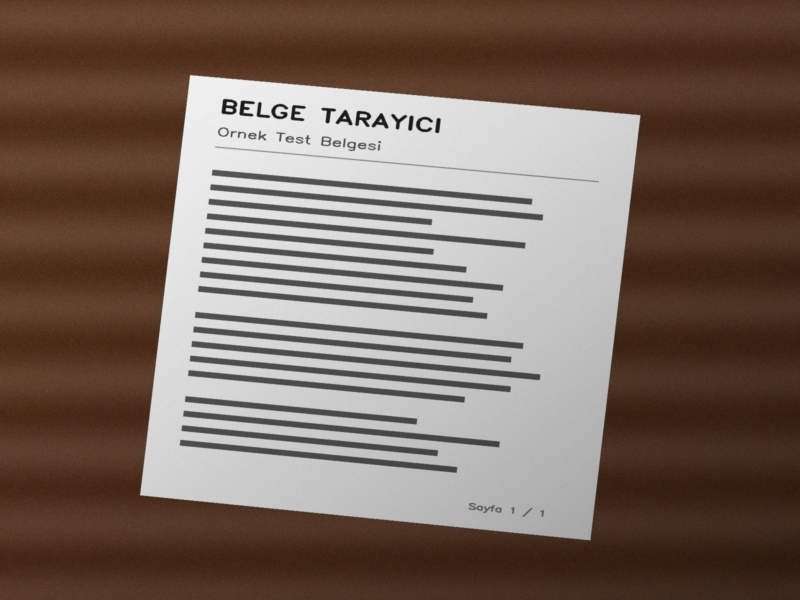
#> input picture examples/ornek_foto.jpg, 1600 x 1200 px (shown at 1/2 size)
$ python -i detector.py   (imports and definitions only)
#> lines starting #> are read from the running program, lines starting #| are printed output that depends on the picture; after the words box and inside, x2 and y2 are one past the last pixel; in counts of white or black regions, pixels touching at a corner belong together
#> further down, picture is the input picture: shape (1200, 1600, 3); mean B, G, R 93.4, 103.3, 120.6
"""Belge kenarlarının (dört köşenin) tespiti.

Strateji: görüntü küçültülür ve etrafına siyah kenarlık eklenir —
böylece çerçeveye dayanan/taşan sayfaların konturu da kapanır.
Birden fazla yöntemle (Canny, Otsu, gevşek Canny) dörtgen adayları
aranır; dörtgen bulunamayan büyük konturlarda dışbükey zarftan köşe
çıkarılır. En geniş geçerli aday kazanır. Hiçbir aday yoksa görüntünün
tamamı belge kabul edilir (güvenli geri dönüş).
"""

from __future__ import annotations

import cv2
import numpy as np

# Tespit sırasında kullanılacak çalışma genişliği (piksel).
# Küçük görüntüde kontur aramak hem hızlı hem daha kararlıdır.
WORK_WIDTH = 640

# Çalışma görüntüsünün etrafına eklenen siyah kenarlık (piksel).
# Sayfa çerçeveye dayansa bile konturunun kapanmasını sağlar.
PAD = 20

# Bir dörtgenin belge sayılabilmesi için görüntü alanının
# en az bu oranını kaplaması gerekir.
MIN_AREA_RATIO = 0.15

# Bu oranın üzerindeki dörtgenler "tüm kare" sayılır ve tespit
# kabul edilmez — düz zeminlerde yanlış pozitifleri önler
# (o durumda güvenli geri dönüş zaten aynı sonucu verir).
MAX_AREA_RATIO = 0.98


def order_corners(pts: np.ndarray) -> np.ndarray:
    """Nokta kümesinden 4 köşeyi TL, TR, BR, BL sırasında çıkarır.

    4'ten fazla nokta da verilebilir (ör. dışbükey zarf); uç noktalar
    x+y ve y-x ölçütleriyle seçilir.
    """
    pts = pts.reshape(-1, 2).astype(np.float32)
    ordered = np.zeros((4, 2), dtype=np.float32)
    s = pts.sum(axis=1)
    d = pts[:, 1] - pts[:, 0]
    ordered[0] = pts[np.argmin(s)]   # sol-üst: x+y en küçük
    ordered[2] = pts[np.argmax(s)]   # sağ-alt: x+y en büyük
    ordered[1] = pts[np.argmin(d)]   # sağ-üst: y-x en küçük
    ordered[3] = pts[np.argmax(d)]   # sol-alt: y-x en büyük
    return ordered


def _candidate_edges(gray: np.ndarray) -> list[np.ndarray]:
    """Farklı ön işlemlerle kenar haritası adayları üretir."""
    blurred = cv2.GaussianBlur(gray, (5, 5), 0)
    close_k = np.ones((5, 5), np.uint8)
    candidates = []

    # 1) Klasik Canny + kapama (kopuk kenarları birleştirir)
    edges = cv2.Canny(blurred, 50, 150)
    edges = cv2.morphologyEx(edges, cv2.MORPH_CLOSE, close_k, iterations=2)
    candidates.append(edges)

    # 2) Otsu eşikleme — belge/zemin kontrastı yüksekse çok kararlı
    _, thresh = cv2.threshold(blurred, 0, 255, cv2.THRESH_BINARY + cv2.THRESH_OTSU)
    candidates.append(cv2.morphologyEx(thresh, cv2.MORPH_CLOSE, close_k))

    # 3) Daha gevşek Canny — düşük kontrastlı sahneler için
    edges2 = cv2.Canny(blurred, 30, 90)
    edges2 = cv2.morphologyEx(edges2, cv2.MORPH_CLOSE, close_k, iterations=3)
    candidates.append(edges2)

    return candidates


def _quad_from_contour(contour: np.ndarray) -> np.ndarray | None:
    """Tek konturdan dörtgen çıkarmayı dener.

    Önce klasik approxPolyDP; kontur gürültülü/kesikse dışbükey zarf
    üzerinde tekrar denenir; o da olmazsa zarfın uç noktalarından
    köşe türetilir (sayfa içi çizgilerin konturu bölmesine dayanıklı).
    """
    peri = cv2.arcLength(contour, True)
    for eps in (0.02, 0.03, 0.05):
        approx = cv2.approxPolyDP(contour, eps * peri, True)
        if len(approx) == 4 and cv2.isContourConvex(approx):
            return approx.reshape(4, 2).astype(np.float32)

    hull = cv2.convexHull(contour)
    hull_peri = cv2.arcLength(hull, True)
    for eps in (0.02, 0.05, 0.08):
        approx = cv2.approxPolyDP(hull, eps * hull_peri, True)
        if len(approx) == 4 and cv2.isContourConvex(approx):
            return approx.reshape(4, 2).astype(np.float32)

    # Son çare: zarfın uç noktaları. Zarf alanının büyük kısmını
    # kapsıyorsa güvenilir bir köşe kümesidir.
    corners = order_corners(hull)
    quad_area = cv2.contourArea(corners)
    hull_area = cv2.contourArea(hull)
    if hull_area > 0 and quad_area / hull_area > 0.8:
        return corners
    return None


def _find_quads(edge_map: np.ndarray, min_area: float) -> list[np.ndarray]:
    """Kenar haritasındaki büyük konturlardan dörtgen adayları toplar."""
    contours, _ = cv2.findContours(edge_map, cv2.RETR_EXTERNAL, cv2.CHAIN_APPROX_SIMPLE)
    quads = []
    for contour in sorted(contours, key=cv2.contourArea, reverse=True)[:10]:
        if cv2.contourArea(contour) < min_area:
            break
        quad = _quad_from_contour(contour)
        if quad is not None:
            quads.append(quad)
    return quads


def detect_document(image: np.ndarray) -> tuple[np.ndarray, bool]:
    """Belgenin 4 köşesini orijinal görüntü koordinatlarında döndürür.

    Returns:
        (köşeler [4x2 float32, sıralı], tespit başarılı mı)
        Başarısızsa köşeler görüntünün tamamıdır.
    """
    h, w = image.shape[:2]
#> h = 1200; w = 1600
    scale = WORK_WIDTH / w
#> scale = 0.4
    small = cv2.resize(image, (WORK_WIDTH, int(h * scale)))
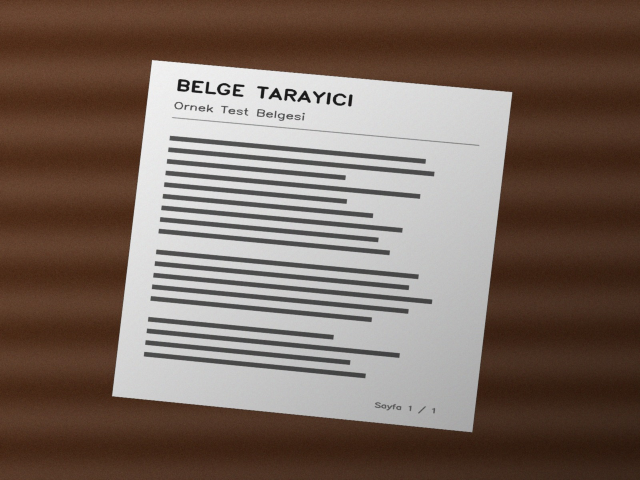
#> small: shape (480, 640, 3); mean B, G, R 93.3, 103.3, 120.5
    gray = cv2.cvtColor(small, cv2.COLOR_BGR2GRAY)
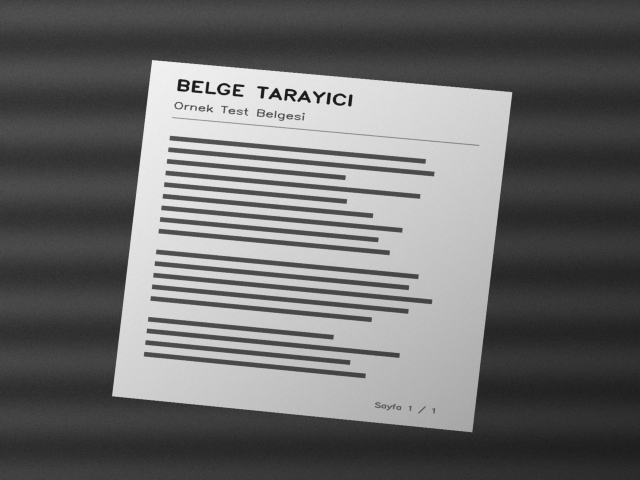
#> gray: shape (480, 640); min 23, max 242, mean 107.3

    # Siyah kenarlık: çerçeveye dayanan sayfanın konturunu kapatır
    padded = cv2.copyMakeBorder(gray, PAD, PAD, PAD, PAD,
                                cv2.BORDER_CONSTANT, value=0)
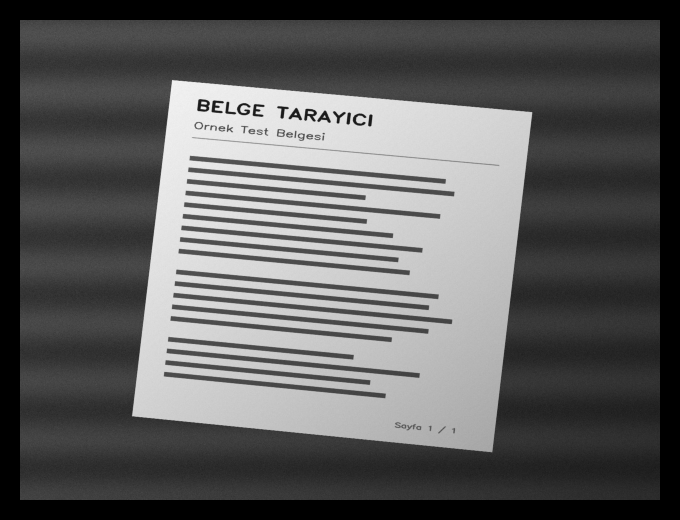
#> padded: shape (520, 680); min 0, max 242, mean 93.2

    sh, sw = small.shape[:2]
#> sh = 480; sw = 640
    frame_area = sh * sw
#> frame_area = 307200
    min_area = MIN_AREA_RATIO * frame_area
#> min_area = 46080
    max_area = MAX_AREA_RATIO * frame_area
#> max_area = 301056

    # "Parlak sayfa" maskesi: adaylar yalnızca alana göre değil, içlerinin
    # ne kadar sayfa pikseliyle dolu olduğuna göre puanlanır. Böylece koyu
    # zemini de kapsayan gevşek dörtgenler, sayfaya tam oturan dörtgene
    # karşı kaybeder.
    blurred = cv2.GaussianBlur(gray, (5, 5), 0)
    _, bright_mask = cv2.threshold(blurred, 0, 255,
                                   cv2.THRESH_BINARY + cv2.THRESH_OTSU)
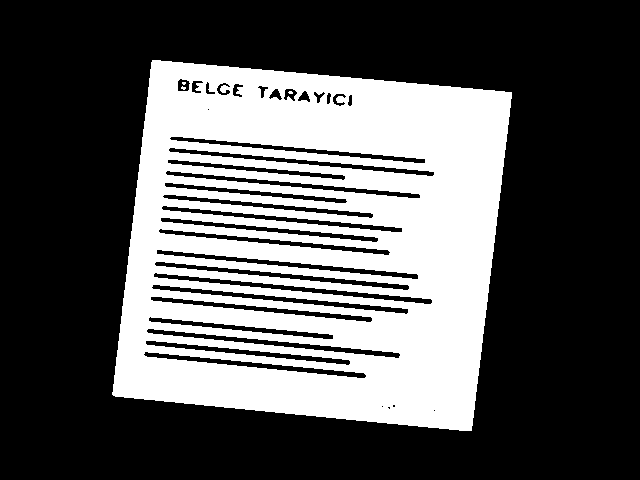
#> bright_mask: shape (480, 640); 34.3% white; 4 white regions (3 under 20 px), largest, box (x1, y1, x2, y2) and area: (112, 60, 512, 431) 105240

    def score(q: np.ndarray, area: float) -> float:
        region = np.zeros((sh, sw), np.uint8)
        cv2.fillConvexPoly(region, q.astype(np.int32), 1)
        inside = bright_mask[region == 1]
        if inside.size == 0:
            return 0.0
        page_ratio = float(inside.mean()) / 255.0
        return area * page_ratio ** 2

    best_quad = None
    best_score = 0.0
    for edge_map in _candidate_edges(padded):
#> in _candidate_edges, `edges = cv2.Canny(blurred, 50, 150)`:
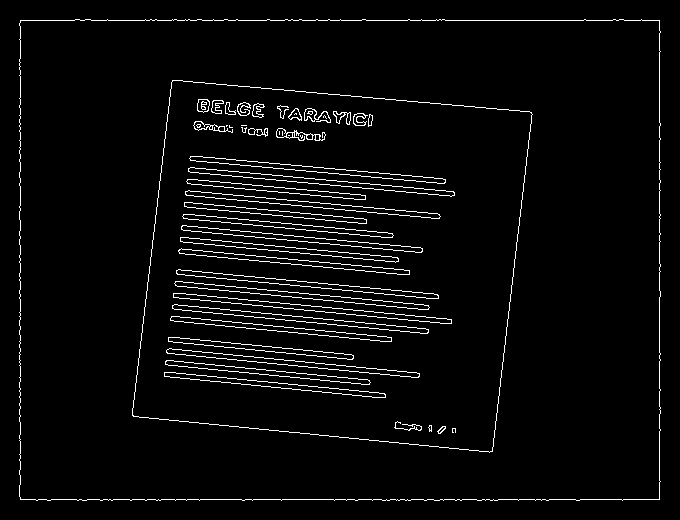
#> edges: shape (520, 680); 3.8% white in thin lines or dots, all inside (x1, y1, x2, y2) = (19, 19, 661, 501)
#> in _candidate_edges, `edges = cv2.morphologyEx(edges, cv2.MORPH_CLOSE, close_k, iterations=2)`:
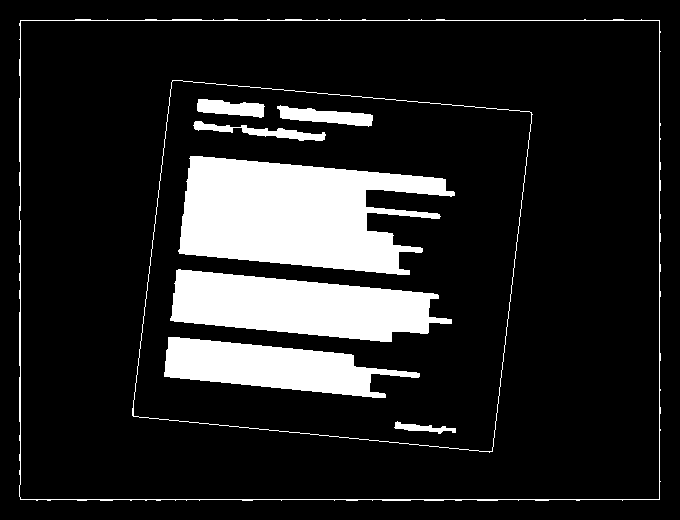
#> edges: shape (520, 680); 14.4% white; 9 white regions, largest, box (x1, y1, x2, y2) and area: (178, 156, 455, 275) 21532, (170, 269, 452, 342) 13267, (164, 337, 420, 398) 8562
#> in _candidate_edges, `_, thresh = cv2.threshold(blurred, 0, 255, cv2.THRESH_BINARY + cv2.THR..`:
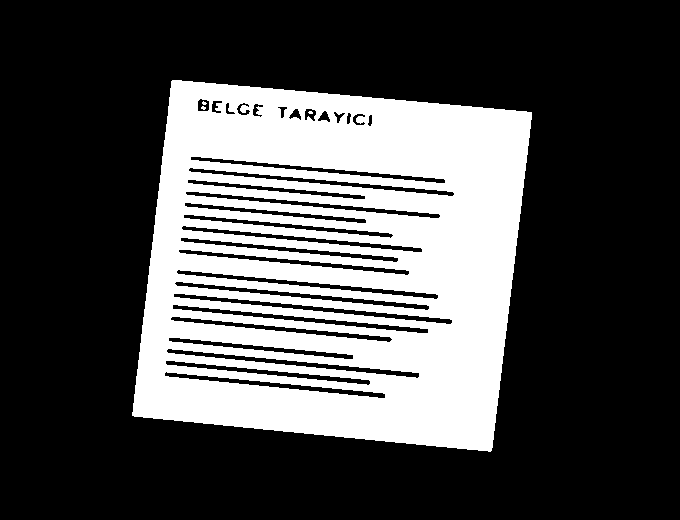
#> thresh: shape (520, 680); 30.2% white; 4 white regions (3 under 20 px), largest, box (x1, y1, x2, y2) and area: (132, 80, 532, 452) 106822
        for quad in _find_quads(edge_map, min_area):
            # Kenarlık ofsetini geri al, çalışma çerçevesine kırp
            q = quad - PAD
            q[:, 0] = np.clip(q[:, 0], 0, sw - 1)
            q[:, 1] = np.clip(q[:, 1], 0, sh - 1)
            area = cv2.contourArea(q)
            if not (min_area <= area <= max_area):
                continue
            s = score(q, area)
            if s > best_score:
                best_quad = q
                best_score = s
#> this loop made 3 passes
#> page_ratio in score on pass 2: 0.854
#> after the loop, best_quad = [[152, 60], [112, 395], [470, 431], [511, 92]]; best_score = 89019.1

    if best_quad is None:
        # Güvenli geri dönüş: görüntünün tamamı
        corners = np.array([[0, 0], [w - 1, 0], [w - 1, h - 1], [0, h - 1]],
                           dtype=np.float32)
        return corners, False

    corners = order_corners(best_quad) / scale
#> in order_corners, `pts = pts.reshape(-1, 2).astype(np.float32)`: pts = [[152, 60], [112, 395], [470, 431], [511, 92]]
#> in order_corners, `s = pts.sum(axis=1)`: s = [212, 507, 901, 603]
#> in order_corners, `d = pts[:, 1] - pts[:, 0]`: d = [-92, 283, -39, -419]
#> corners = [[380, 150], [1277.5, 230], [1175, 1077.5], [280, 987.5]]
    corners[:, 0] = np.clip(corners[:, 0], 0, w - 1)
    corners[:, 1] = np.clip(corners[:, 1], 0, h - 1)
    return corners, True


def draw_corners(image: np.ndarray, corners: np.ndarray) -> np.ndarray:
    """Hata ayıklama için köşeleri ve çerçeveyi görüntüye çizer."""
    vis = image.copy()
    pts = corners.astype(int)
    cv2.polylines(vis, [pts.reshape(-1, 1, 2)], True, (0, 200, 0), 3)
    for x, y in pts:
        cv2.circle(vis, (int(x), int(y)), 10, (0, 0, 255), -1)
    return vis

>>> import cv2
>>> picture = cv2.imread('../examples/ornek_foto.jpg')
>>> result = detect_document(picture)
#> result = ([[380, 150], [1277.5, 230], [1175, 1077.5], [280, 987.5]], True)
